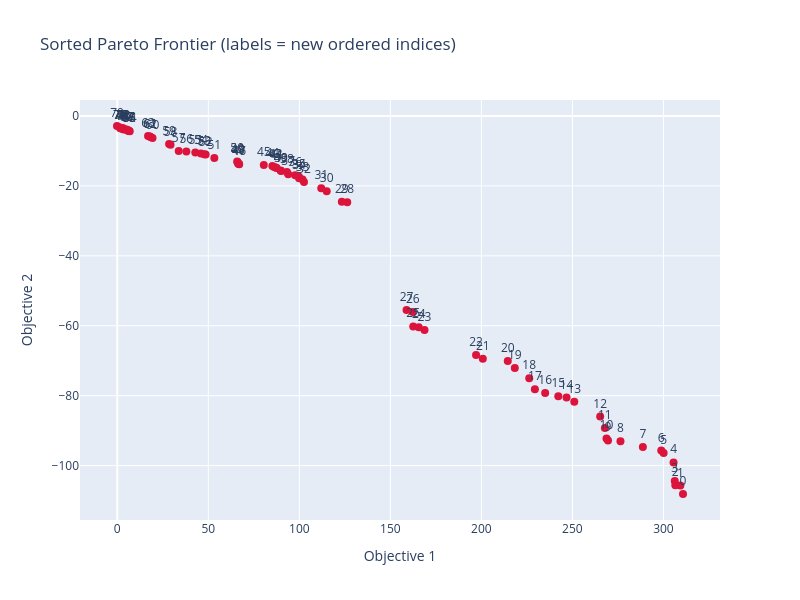
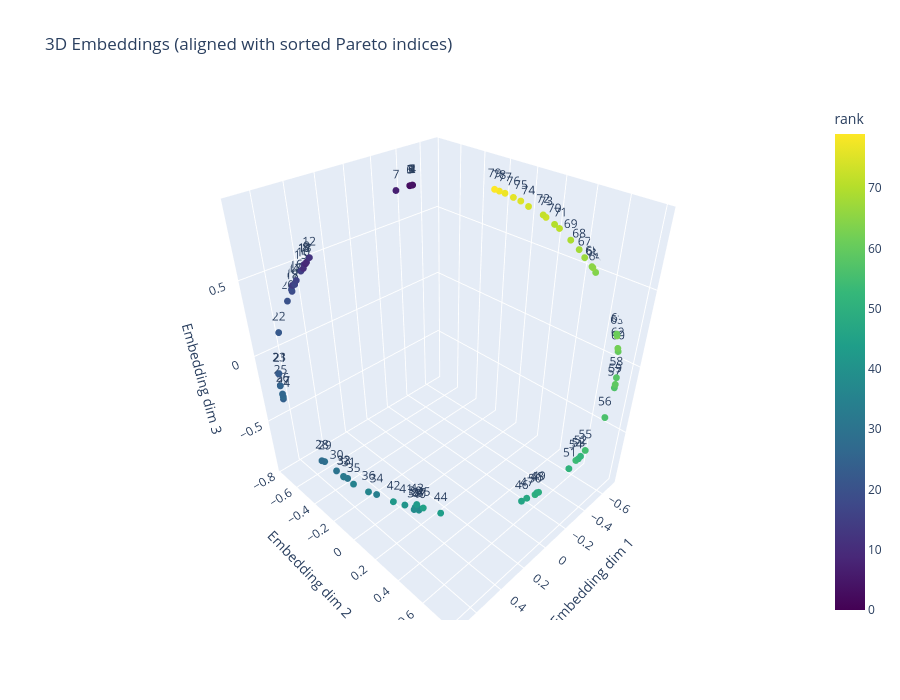

The code cell stored with these charts, in order, in its notebook:
### Code cell
import numpy as np
import pandas as pd
import plotly.graph_objects as go

# --- assume you already have these numpy arrays ---
# returns: shape (N, 2)
# embeddings: shape (N, 3) or (N, D)
# example for testing:
# returns = np.random.rand(50, 2)
# embeddings = np.random.rand(50, 3)

# --- Sort lexicographically and keep mapping ---
sort_idx = np.lexsort(returns.T)
sorted_pf = returns[sort_idx]

# --- Build dataframe ---
df = pd.DataFrame({
    "obj1": sorted_pf[:, 0],
    "obj2": sorted_pf[:, 1],
    "rank": np.arange(len(sort_idx)),     # new ordered index
    "orig_idx": sort_idx                  # original index
})

# --- 2D Pareto frontier visualization ---
fig2d = go.Figure()

fig2d.add_trace(go.Scatter(
    x=df["obj1"],
    y=df["obj2"],
    mode="markers+text",
    text=df["rank"].astype(str),
    textposition="top center",
    marker=dict(size=8, color="crimson"),
    customdata=np.stack([df["rank"], df["orig_idx"]], axis=-1),
    hovertemplate=(
        "new idx (rank)=%{customdata[0]}<br>"
        "original idx=%{customdata[1]}<br>"
        "obj1=%{x:.3f}<br>"
        "obj2=%{y:.3f}<extra></extra>"
    ),
    name="Pareto (sorted)"
))

fig2d.update_layout(
    width=800, height=600,
    title="Sorted Pareto Frontier (labels = new ordered indices)",
    xaxis_title="Objective 1",
    yaxis_title="Objective 2"
)

fig2d.write_html("cheetah.html")
fig2d.show()


# --- 3D embeddings visualization aligned with sorted indices ---
emb3 = all_t_e100[:, :3]           # take first 3 dims if more
emb3_sorted = emb3[sort_idx]       # reorder same as returns

fig3d = go.Figure()

# points labeled by new sorted index
fig3d.add_trace(go.Scatter3d(
    x=emb3_sorted[:, 0],
    y=emb3_sorted[:, 1],
    z=emb3_sorted[:, 2],
    mode="markers+text",
    text=df["rank"].astype(str),
    textposition="top center",
    marker=dict(
        size=4,
        color=df["rank"],
        colorscale="Viridis",
        colorbar=dict(title="rank")
    ),
    customdata=np.stack([df["rank"], df["orig_idx"]], axis=-1),
    hovertemplate=(
        "new idx (rank)=%{customdata[0]}<br>"
        "original idx=%{customdata[1]}<br>"
        "x=%{x:.3f}<br>"
        "y=%{y:.3f}<br>"
        "z=%{z:.3f}<extra></extra>"
    ),
    name="Embeddings (sorted)"
))


fig3d.update_layout(
    width=900, height=700,
    title="3D Embeddings (aligned with sorted Pareto indices)",
    scene=dict(
        xaxis_title="Embedding dim 1",
        yaxis_title="Embedding dim 2",
        zaxis_title="Embedding dim 3"
    )
)

fig3d.write_html("cheetah_3d_embeddings.html")
fig3d.show()

### Figure 1 — Plotly figure (JSON) as saved in the notebook; plotly's stock layout.template omitted (floating-point values rounded to 4 significant figures; data arrays with more than 128 entries replaced by an {"elided": "..."} marker saying what was removed)
{"data": [{"customdata": {"elided": "80x2 int values"}, "hovertemplate": "new idx (rank)=%{customdata[0]}<br>original idx=%{customdata[1]}<br>obj1=%{x:.3f}<br>obj2=%{y:.3f}<extra></extra>", "marker": {"color": "crimson", "size": 8}, "mode": "markers+text", "name": "Pareto (sorted)", "text": ["0", "1", "2", "3", "4", "5", "6", "7", "8", "9", "10", "11", "12", "13", "14", "15", "16", "17", "18", "19", "20", "21", "22", "23", "24", "25", "26", "27", "28", "29", "30", "31", "32", "33", "34", "35", "36", "37", "38", "39", "40", "41", "42", "43", "44", "45", "46", "47", "48", "49", "50", "51", "52", "53", "54", "55", "56", "57", "58", "59", "60", "61", "62", "63", "64", "65", "66", "67", "68", "69", "70", "71", "72", "73", "74", "75", "76", "77", "78", "79"], "textposition": "top center", "type": "scatter", "x": [310.7, 309.3, 306.5, 306.2, 305.6, 300.1, 298.8, 288.7, 276.4, 269.6, 268.7, 267.8, 265.3, 251.0, 246.8, 242.2, 235.0, 229.4, 226.3, 218.4, 214.5, 200.8, 197.1, 168.7, 165.6, 162.6, 162.4, 158.9, 126.3, 123.3, 115.0, 112.0, 102.6, 101.8, 99.86, 99.8, 97.71, 93.89, 93.19, 89.96, 89.76, 87.55, 87.05, 86.13, 85.19, 80.47, 66.95, 66.84, 66.35, 66.13, 65.85, 53.3, 48.53, 47.77, 45.93, 42.86, 37.94, 33.75, 29.25, 28.46, 19.33, 18.18, 17.96, 16.89, 6.84, 6.401, 6.196, 5.958, 5.429, 5.055, 3.865, 3.245, 3.219, 2.724, 2.003, 1.969, 1.628, 1.621, 1.417, -0.1598], "y": [-108.1, -105.7, -105.6, -104.4, -99.1, -96.43, -95.72, -94.66, -93.07, -92.79, -92.22, -89.27, -85.97, -81.75, -80.54, -80.17, -79.24, -78.15, -75.02, -72.06, -70.11, -69.43, -68.35, -61.21, -60.4, -60.19, -56.06, -55.48, -24.66, -24.51, -21.52, -20.68, -18.85, -18.2, -17.77, -17.35, -16.96, -16.64, -16.03, -15.72, -15.59, -14.88, -14.72, -14.57, -14.31, -14.01, -13.81, -13.74, -13.58, -13.22, -13.01, -12.04, -11.02, -10.97, -10.72, -10.46, -10.17, -10.04, -8.244, -8.008, -6.276, -6.032, -5.863, -5.694, -4.337, -4.314, -4.279, -4.106, -4.102, -3.873, -3.828, -3.755, -3.536, -3.526, -3.507, -3.506, -3.498, -3.38, -3.301, -2.857]}], "layout": {"height": 600, "title": {"text": "Sorted Pareto Frontier (labels = new ordered indices)"}, "width": 800, "xaxis": {"title": {"text": "Objective 1"}}, "yaxis": {"title": {"text": "Objective 2"}}}}

### Figure 2 — Plotly figure (JSON) as saved in the notebook; plotly's stock layout.template omitted (floating-point values rounded to 4 significant figures; data arrays with more than 128 entries replaced by an {"elided": "..."} marker saying what was removed)
{"data": [{"customdata": {"elided": "80x2 int values"}, "hovertemplate": "new idx (rank)=%{customdata[0]}<br>original idx=%{customdata[1]}<br>x=%{x:.3f}<br>y=%{y:.3f}<br>z=%{z:.3f}<extra></extra>", "marker": {"color": [0, 1, 2, 3, 4, 5, 6, 7, 8, 9, 10, 11, 12, 13, 14, 15, 16, 17, 18, 19, 20, 21, 22, 23, 24, 25, 26, 27, 28, 29, 30, 31, 32, 33, 34, 35, 36, 37, 38, 39, 40, 41, 42, 43, 44, 45, 46, 47, 48, 49, 50, 51, 52, 53, 54, 55, 56, 57, 58, 59, 60, 61, 62, 63, 64, 65, 66, 67, 68, 69, 70, 71, 72, 73, 74, 75, 76, 77, 78, 79], "colorbar": {"title": {"text": "rank"}}, "colorscale": [[0, "#440154"], [0.1111, "#482878"], [0.2222, "#3e4989"], [0.3333, "#31688e"], [0.4444, "#26828e"], [0.5556, "#1f9e89"], [0.6667, "#35b779"], [0.7778, "#6ece58"], [0.8889, "#b5de2b"], [1, "#fde725"]], "size": 4}, "mode": "markers+text", "name": "Embeddings (sorted)", "text": ["0", "1", "2", "3", "4", "5", "6", "7", "8", "9", "10", "11", "12", "13", "14", "15", "16", "17", "18", "19", "20", "21", "22", "23", "24", "25", "26", "27", "28", "29", "30", "31", "32", "33", "34", "35", "36", "37", "38", "39", "40", "41", "42", "43", "44", "45", "46", "47", "48", "49", "50", "51", "52", "53", "54", "55", "56", "57", "58", "59", "60", "61", "62", "63", "64", "65", "66", "67", "68", "69", "70", "71", "72", "73", "74", "75", "76", "77", "78", "79"], "textposition": "top center", "type": "scatter3d", "x": [-0.1481, -0.1489, -0.1508, -0.1407, -0.1517, -0.1483, -0.1402, -0.08191, 0.3808, 0.374, 0.397, 0.3873, 0.3551, 0.384, 0.4692, 0.4114, 0.4459, 0.4593, 0.4818, 0.4809, 0.5176, 0.689, 0.6104, 0.6871, 0.7179, 0.7051, 0.7119, 0.7145, 0.6799, 0.6702, 0.639, 0.6074, 0.6207, 0.6207, 0.5176, 0.594, 0.5465, 0.3661, 0.3894, 0.3805, 0.3707, 0.4196, 0.4615, 0.3691, 0.2855, 0.3483, -0.06876, -0.09501, -0.145, -0.1529, -0.1345, -0.3125, -0.3783, -0.3662, -0.3533, -0.406, -0.5323, -0.6121, -0.6342, -0.6201, -0.6773, -0.6965, -0.6807, -0.6949, -0.7016, -0.696, -0.6978, -0.6814, -0.6718, -0.6538, -0.616, -0.6283, -0.5875, -0.5943, -0.5456, -0.5249, -0.5031, -0.4784, -0.4608, -0.4458], "y": [-0.4014, -0.4006, -0.3988, -0.4084, -0.3979, -0.4011, -0.4087, -0.4589, -0.7386, -0.7362, -0.7414, -0.7435, -0.7304, -0.7409, -0.7651, -0.7484, -0.7553, -0.7569, -0.7588, -0.7639, -0.7655, -0.7022, -0.7604, -0.7014, -0.6444, -0.6775, -0.6556, -0.6483, -0.3754, -0.3615, -0.2925, -0.2297, -0.2516, -0.2499, -0.07037, -0.1933, -0.1119, 0.1496, 0.1268, 0.1278, 0.1496, 0.07663, 0.0183, 0.1297, 0.2537, 0.1656, 0.5938, 0.6114, 0.6455, 0.6521, 0.6409, 0.7389, 0.7655, 0.761, 0.7532, 0.7744, 0.7949, 0.778, 0.7676, 0.7753, 0.7255, 0.6877, 0.7186, 0.6923, 0.4909, 0.466, 0.4712, 0.4208, 0.3845, 0.3344, 0.2427, 0.2691, 0.1811, 0.1965, 0.1082, 0.06814, 0.03254, -0.007892, -0.03421, -0.05642], "z": [0.9037, 0.9039, 0.9044, 0.9015, 0.9047, 0.9038, 0.9013, 0.8763, 0.4939, 0.5024, 0.4697, 0.4901, 0.5266, 0.492, 0.3789, 0.4552, 0.405, 0.3838, 0.347, 0.3564, 0.2942, -0.107, 0.1223, -0.1049, -0.2479, -0.1739, -0.2199, -0.236, -0.5992, -0.6037, -0.656, -0.6979, -0.6872, -0.6899, -0.787, -0.7307, -0.7735, -0.8618, -0.8675, -0.8533, -0.8699, -0.8427, -0.8259, -0.8361, -0.8814, -0.8553, -0.7853, -0.7664, -0.7312, -0.7276, -0.7425, -0.5807, -0.506, -0.5204, -0.531, -0.471, -0.2799, -0.1127, -0.05738, -0.09424, 0.08422, 0.177, 0.101, 0.167, 0.4927, 0.5216, 0.5166, 0.566, 0.6056, 0.6518, 0.7278, 0.7085, 0.7734, 0.7615, 0.813, 0.8387, 0.8556, 0.8749, 0.8848, 0.8929]}], "layout": {"height": 700, "scene": {"xaxis": {"title": {"text": "Embedding dim 1"}}, "yaxis": {"title": {"text": "Embedding dim 2"}}, "zaxis": {"title": {"text": "Embedding dim 3"}}}, "title": {"text": "3D Embeddings (aligned with sorted Pareto indices)"}, "width": 900}}
